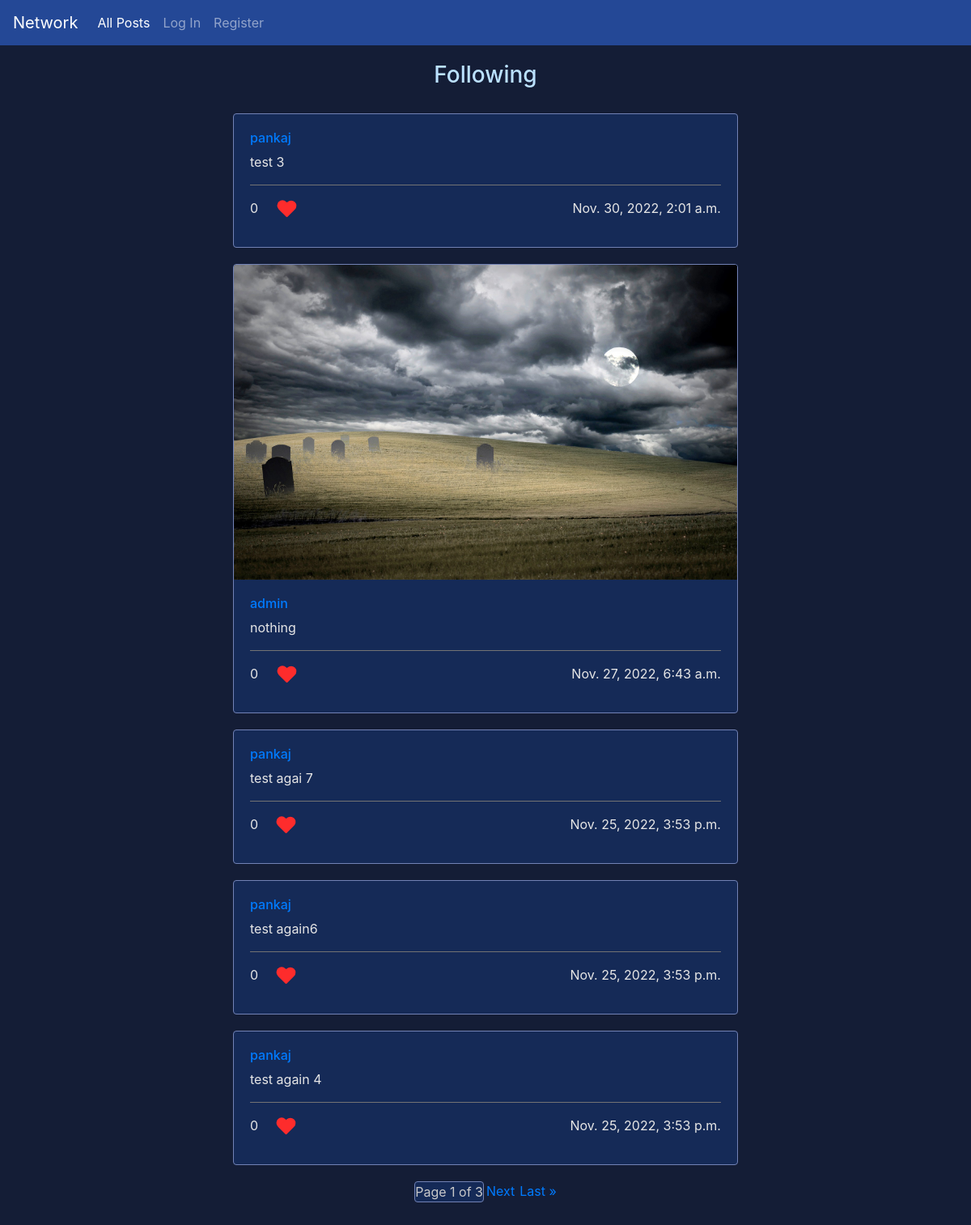
The page /following/2 on the database its author committed.
### network/models.py (models this page shows, shortened)
class Data(models.Model):
    creater = models.ForeignKey(User, on_delete=models.CASCADE, related_name="data")
    content = models.CharField(max_length=200)
    content_img = models.ImageField(null=True, blank=True, upload_to='images/')
    timestamp = models.DateTimeField(auto_now_add= True)
    likes = models.IntegerField(default=0 )

class User(AbstractUser):
    pass

### network/views.py (the view)
# urls.py: path("following/<int:id>", views.following, name="following"),
def following(request, id):
    follow = Follow.objects.filter(user=id).values('following')
    print(follow)
    datas = Data.objects.filter(creater__in=follow).order_by('-timestamp')
    paginator = Paginator(datas,5)
    page_num = request.GET.get('page')
    page_obj = paginator.get_page(page_num)
    return render(request, "network/following.html", {"datas":page_obj})

### network/templates/network/following.html (shortened to what this page needs)
{% extends 'network/layout.html' %}
{% load static %}
{% block body %}
    <div class="container">
    <h3 style=" margin-bottom:30px;margin-top: 20px; color:rgb(187,225,255);">Following</h3>
    {% for data in datas %}
        {% if data.content_img %}
            <div class="card">
                <img src="{{data.content_img.url}}" class="card-img-top" alt="...">
                <div class="card-body" >
                    <h6><a href="{% url 'profile' id=data.creater.id %}">{{data.creater}}</a></h6>
                    <p class="card-text">{{data.content}}</p>
                    <hr color="grey">
                    <div style="display: flex; justify-content: space-between;">
                        <p id="lik-{{data.id}}" >{{data.likes}}<div  id="heart" onclick="likeUnlike('{{data.id}}')" ></div></p>
                        <p >{{data.timestamp}}</p>
                    </div>
                </div>
            </div>
        {% else %}
            <div class="card">
                <div class="card-body" >
                    <h6><a href="{% url 'profile' id=data.creater.id %}">{{data.creater}}</a></h6>
                    <p class="card-text">{{data.content}}</p>
                    <hr color="grey">
                    <div style="display: flex; justify-content: space-between;">
                        <p id="lik-{{data.id}}" >{{data.likes}}<div id="heart" onclick="likeUnlike('{{data.id}}')" ></div></p>
                        <p >{{data.timestamp}}</p>
                    </div>
                </div>
            </div>
        {% endif %}
    {%endfor%}
    <div class="pagination" style="margin-bottom: 40px;color:rgb(201, 201, 202);">
        <span class="step-links">
            <div style="display: flex; justify-content:space-around;">
            <div id="page">
            <span class="current">
                Page {{ datas.number }} of {{ datas.paginator.num_pages }}
            </span>
            </div>
            {% if datas.has_next %}
                <a style="margin-left: 3px; margin-right: 6px;" href="?page={{ datas.next_page_number }}">Next</a>
                <a href="?page={{ datas.paginator.num_pages }}">Last &raquo;</a>
            {% endif %}
            </div>
        </span>
    </div>
    </div>
{% endblock %}

### network/templates/network/layout.html (shortened to what this page needs)
{% load static %}
<!DOCTYPE html>
<html lang="en">
    <head>
        <link rel="stylesheet" href="https://stackpath.bootstrapcdn.com/bootstrap/4.4.1/css/bootstrap.min.css">
        <link href="{% static 'network/styles.css' %}" rel="stylesheet">
        <link href="https://use.fontawesome.com/releases/v5.8.2/css/all.css" rel="stylesheet" />
        <link rel="stylesheet" href="https://cdnjs.cloudflare.com/ajax/libs/font-awesome/4.7.0/css/font-awesome.min.css">
    </head>
    <body id="l">
        <nav class="navbar navbar-expand-lg navbar-dark" style="background-color: #244896;" >
            <a class="navbar-brand" href="#">Network</a>
            <div>
              <ul class="navbar-nav mr-auto">
                <li class="nav-item">
                  <a id="lin" class="nav-link active" href="{% url 'index' %}">All Posts</a>
                </li>
                {% if user.is_authenticated %}
                    <li class="nav-item">
                        <a class="nav-link active" href="{% url 'following' id=request.user.id %}">Following</a>
                    </li>
                    <li class="nav-item">
                        <a class="nav-link active" href="{% url 'logout' %}">Log Out</a>
                    </li>
                {% else %}
                    <li class="nav-item">
                        <a class="nav-link" href="{% url 'login' %}">Log In</a>
                    </li>
                    <li class="nav-item">
                        <a class="nav-link" href="{% url 'register' %}">Register</a>
                    </li>
                {% endif %}
              </ul>
            </div>
          </nav>
        <div class="body">
            {% block body %}
            {% endblock %}
        </div>
    </body>
</html>

### network/static/network/styles.css (style rules this page uses)
.container { display: flex; flex-direction: column; align-items: center; }
#l { background-color: rgb(20,29,54); }
p { color: rgb(230, 230, 230); }
.card { width: 78vh; margin-bottom: 20px; background-color: rgb(21,42,87); border-color: rgb(114,130,181); }
#page { border: 1px solid rgb(114,130,181); background-color: rgb(21,42,87); border-radius: 4px; margin-bottom: 5px; }

### rows shown on the page
Data: creater "pankaj", content "test 3", likes "0", timestamp "Nov. 30, 2022, 2:01 a.m."
Data: content_img (picture), creater "admin", content "nothing", likes "0", timestamp "Nov. 27, 2022, 6:43 a.m."
Data: creater "pankaj", content "test agai 7", likes "0", timestamp "Nov. 25, 2022, 3:53 p.m."
Data: creater "pankaj", content "test again6", likes "0", timestamp "Nov. 25, 2022, 3:53 p.m."
Data: creater "pankaj", content "test again 4", likes "0", timestamp "Nov. 25, 2022, 3:53 p.m."

### other values the page prints
{{ datas.number }} "1"
{{ datas.paginator.num_pages }} "3"
